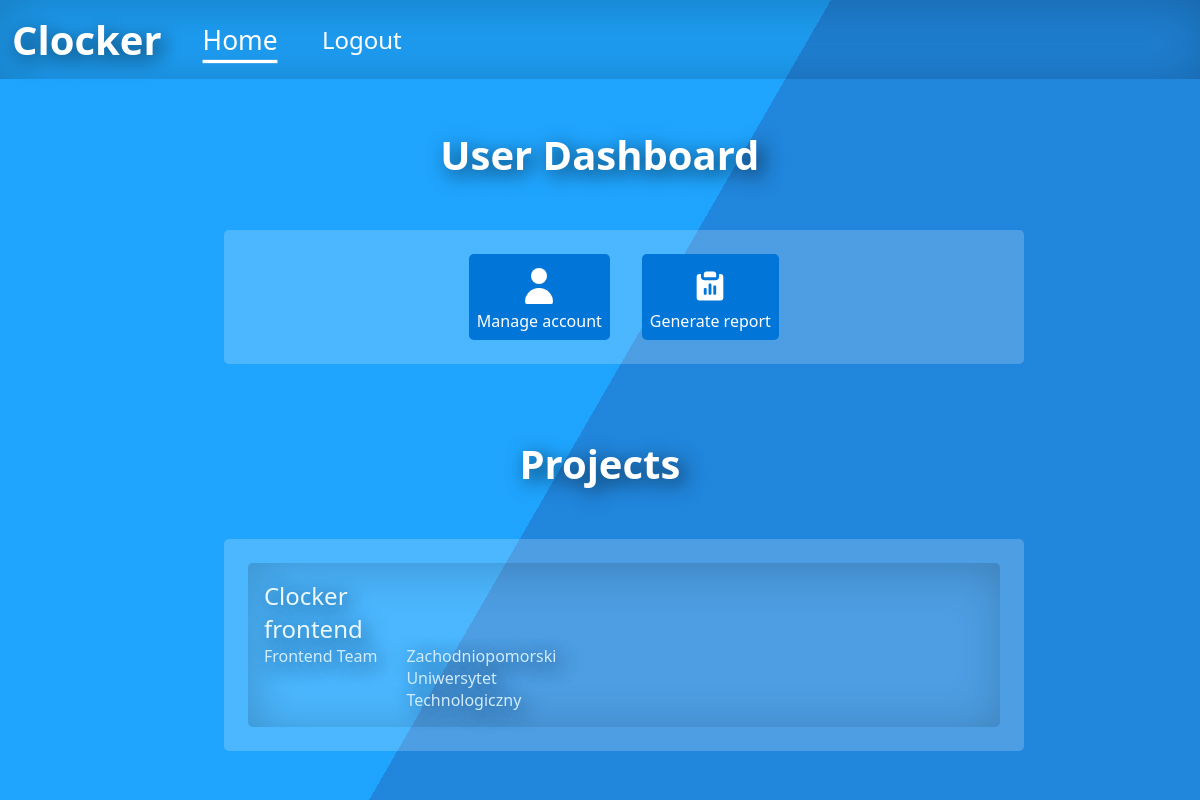
The page /index.php?page=user_dashboard (signed in) on the database as committed earlier.
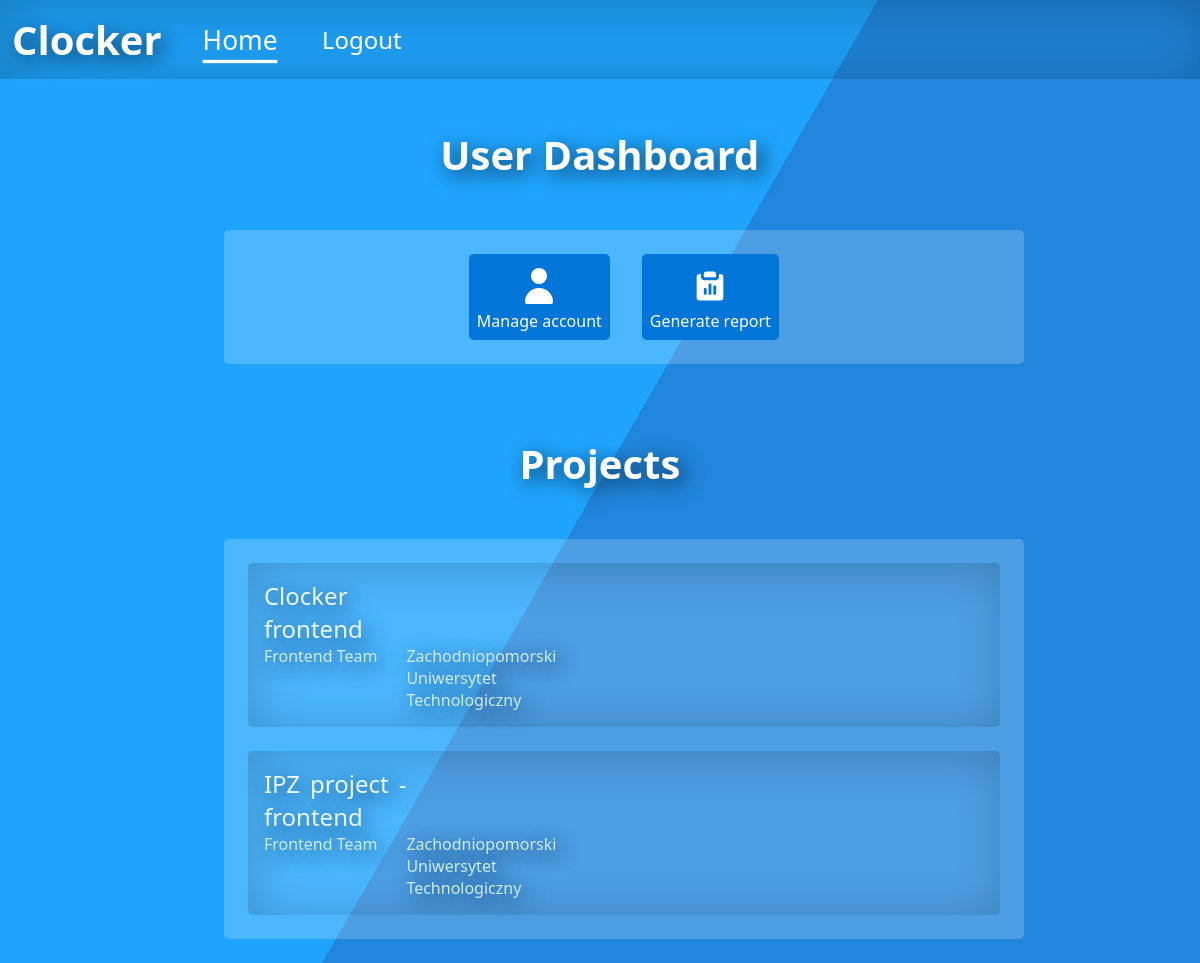
The same page on the database as committed later.
### tables this page shows
CREATE TABLE `project` (
  `id` int(11) NOT NULL,
  `ownerId` int(11) NOT NULL,
  `groupId` int(11) DEFAULT NULL,
  `clientId` int(11) DEFAULT NULL,
  `name` varchar(50) NOT NULL
);

CREATE TABLE `groups` (
  `id` int(11) NOT NULL,
  `ownerId` int(11) NOT NULL,
  `name` varchar(255) NOT NULL
);

CREATE TABLE `client` (
  `id` int(11) NOT NULL,
  `userId` int(11) NOT NULL,
  `name` varchar(50) NOT NULL
);

### controllers/userController.php (called while the page is built, shortened)
<?php
class userController
{
    public static function index() {
        $response = new Response();
        $projects = new Projects();
        $projects = $projects->getUserProjects($_SESSION['uid']);
        $response->setBody(userDashboardView::render($projects));
        return $response;
    }
}

### src/Application.php (called while the page is built, shortened)
<?php
class Application
{
    public function run($path){
        list($controller, $functionName) = Router::resolve($path);
        return $controller::$functionName();
    }
}

### public/index.php (called while the page is built, shortened)
<?php
$path = isset($_GET['page']) ? $_GET['page'] : null;
$app = new Application();
$response = $app->run($path);

### models/Project.php (called while the page is built, shortened)
<?php
class Project
{
    private $id;
    private $groupId;
    private $clientId;
    private $name;
    public function getGroupId()
    {
        return $this->groupId;
    }
    public function setGroupId($groupId)
    {
        $this->groupId = $groupId;
        return $this;
    }
    public function getId()
    {
        return $this->id;
    }
    public function setId($id)
    {
        $this->id = $id;
        return $this;
    }
    public function getClientId()
    {
        return $this->clientId;
    }
    public function setClientId($clientId)
    {
        $this->clientId = $clientId;
        return $this;
    }
    public function getName()
    {
        return $this->name;
    }
    public function setName($name)
    {
        $this->name = $name;
        return $this;
    }
}

### src/Database.php (called while the page is built, shortened)
<?php
abstract class Database
{
    protected function openConnection(){
        $config = include('../config/config.php');
        try {
            $this->connection = new PDO($config['host'], $config['username'], $config['password']);
        }catch (PDOException $e) {
            echo "PDOException was caught: {$e->getMessage()}";
            var_dump($e->getTraceAsString());
        }
    }
}

### models/Projects.php (called while the page is built, shortened)
<?php
class Projects extends Database
{
    public function getUserProjects($userId){
        $projects = [];
        $userGroups = new Groups();
        $userGroups = $userGroups->getUserGroups($userId);
        foreach ($userGroups as $group){
            $tmp = $this->getGroupProjects($group->getId());
            foreach ($tmp as $project){
                $projects[] = $project;
            }
        }
        return $projects;
    }
    public function getGroupProjects($groupId){
        $projects = [];
        $query = "SELECT * FROM project WHERE groupId = :groupId";
        $statement = $this->connection->prepare($query);
        $statement->execute(array('groupId' => $groupId));
        while ($row = $statement->fetch(PDO::FETCH_ASSOC)) {
            $projects[] = $this->projectFromDB($row);
        }
        return $projects;
    }
    public function projectFromDB($row){
        $project = new Project();
        $project
            ->setId($row['id'])
            ->setOwnerId($row['ownerId'])
            ->setGroupId($row['groupId'])
            ->setClientId($row['clientId'])
            ->setName($row['name']);
        return $project;
    }
}

### models/Groups.php (called while the page is built, shortened)
<?php
class Groups extends Database
{
    public function groupFromDB($row){
        $group = new Group();
        $group
            ->setId($row['id'])
            ->setOwnerId($row['ownerId'])
            ->setName($row['name']);
        return $group;
    }
    public function getUserGroups($userId){
        $groups = [];
        $query = "SELECT * FROM usersgroups WHERE userId = :userId";
        $statement = $this->connection->prepare($query);
        $statement->execute(array('userId' => $userId));
        while ($row = $statement->fetch(PDO::FETCH_ASSOC)) {
            $group = $this->getGroupById($row['groupId']);
            $groups[] = $group;
        }
        return $groups;
    }
    public function getGroupById($groupId){
        $query = "SELECT * FROM groups WHERE id = :groupId";
        $statement = $this->connection->prepare($query);
        $statement->execute(array('groupId' => $groupId));
        $row = $statement->fetch(PDO::FETCH_ASSOC);
        $group = $this->groupFromDB($row);
        return $group;
    }
}

### models/Group.php (called while the page is built, shortened)
<?php
class Group
{
    private $id;
    private $name;
    public function getId()
    {
        return $this->id;
    }
    public function setId($id)
    {
        $this->id = $id;
        return $this;
    }
    public function setOwnerId($ownerId)
    {
        return $this;
    }
    public function getName()
    {
        return $this->name;
    }
    public function setName($name)
    {
        $this->name = $name;
        return $this;
    }
}

### models/Clients.php (called while the page is built, shortened)
<?php
class Clients extends Database
{
    public function clientFromDB($row){
        $client = new Client();
        $client
            ->setId($row['id'])
            ->setUserId($row['userId'])
            ->setName($row['name']);
        return $client;
    }
    public function getClientById($clientId){
        $query = "SELECT * FROM client WHERE id = :id";
        $statement = $this->connection->prepare($query);
        $statement->execute(array('id' => $clientId));
        $row = $statement->fetch(PDO::FETCH_ASSOC);
        $client = $this->clientFromDB($row);
        return $client;
    }
}

### models/Client.php (called while the page is built, shortened)
<?php
class Client
{
    private $name;
    public function setUserId($userId)
    {
        return $this;
    }
    public function setId($id)
    {
        return $this;
    }
    public function getName()
    {
        return $this->name;
    }
    public function setName($name)
    {
        $this->name = $name;
        return $this;
    }
}

### views/userDashboardView.php (the view, shortened to what the changed rows need)
<?php
class userDashboardView
{
    public static function render($projects = []) {
        echo mainLayout::renderHeader();
        ?>
        <div class="container">
            <div class="row">
                <div class="col-8 col-s-8 offset-2 offset-s-2">
                    <h1 class="title">User Dashboard</h1>
                </div>
            </div>
            <div class="row">
                <div class="col-8 col-s-8 offset-2 offset-s-2">
                    <h1 class="title">Projects</h1>
                    <div class="fit-box">
                        <?php
                        foreach ($projects as $project){
                            $projectId = $project->getId();
                            $projectName = $project->getName();
                            $projectClient = $project->getClientId();
                            $client = new Clients();
                            $clientName = $client->getClientById($projectClient)->getName();
                            $groups = new Groups();
                            $group = $groups->getGroupById($project->getGroupId());
                            $groupName = $group->getName();
                            echo "
                                <div class='list-row-project'>
                                    <a href='index.php?page=tasks&project=$projectId'>
                                        <div class='list-row-name'>$projectName</div>
                                    </a>
                                    <div class='list-row-group'>$groupName</div>
                                    <div class='list-row-client'>$clientName</div>
                                </div>
                            ";
                        }
                        ?>
                    </div>
                </div>
            </div>
        </div>
        <?php
        $html = ob_get_clean();
        return $html;
    }
}

Rows that differ between the two databases and show on the page:
added project: name "IPZ project - frontend", groupId.name "Frontend Team", clientId.name "Zachodniopomorski Uniwersytet Technologiczny"
